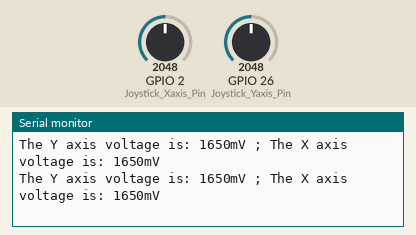
This sketch was run on a simulated ESP32. Parts: the last lines printed to the serial monitor. The inputs (shaded band) are chosen by the test bench; at power-on: GPIO 2 (Joystick_Xaxis_Pin) = 2048, GPIO 26 (Joystick_Yaxis_Pin) = 2048.

Above: at 1.2 s.
1.3 s: GPIO 2 (Joystick_Xaxis_Pin) set to 2866
At 1.31 s:
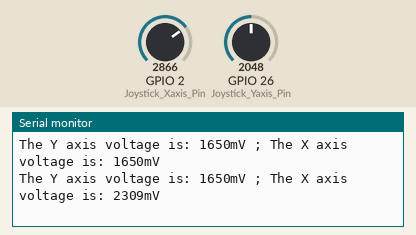
2.8 s: GPIO 26 (Joystick_Yaxis_Pin) set to 2866
At 2.82 s:
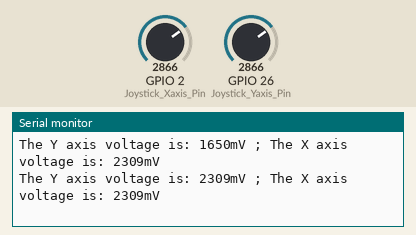
4.3 s: GPIO 2 (Joystick_Xaxis_Pin) set to 3603
At 4.33 s:
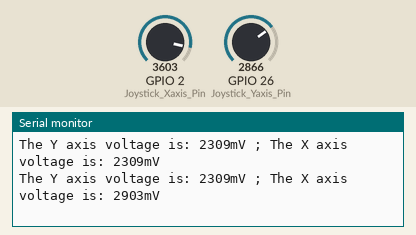
5.8 s: GPIO 26 (Joystick_Yaxis_Pin) set to 3603
At 5.84 s:
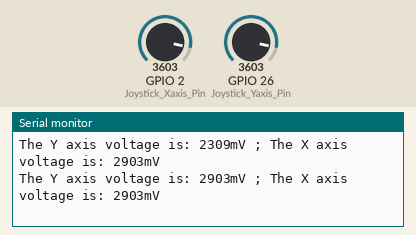
Timing chart, 0 to 8.3 s (numbered marks = the images above; inputs shaded):
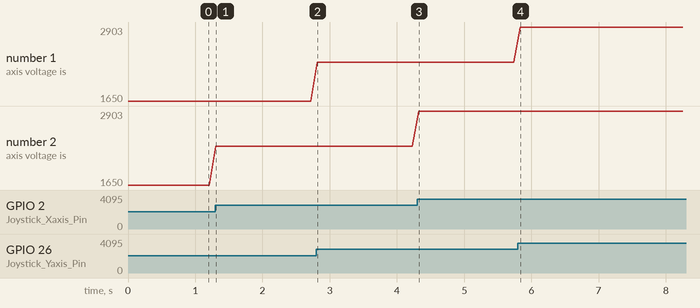

Measured:
- after the input at 1.3 s, the serial monitor: prints a new line at once (image 1)
- after the input at 2.8 s, the serial monitor: prints a new line at once (image 2)
- after the input at 4.3 s, the serial monitor: prints a new line at once (image 3)
- after the input at 5.8 s, the serial monitor: prints a new line at once (image 4)
- plotted number 2: 1650 → 2309 after the input at 1.3 s, 2309 → 2903 after the input at 4.3 s

The sketch:

Lab4_1e.ino
```cpp
/*
  Resolution for Lab 4, 1.e) for the
  Energia workshop with Educational Boosterpack Mk II by Luís Afonso

  Made in 12/02/2016 by Luís Afonso
*/

/* Macros for the joystick pins */
#define Joystick_Yaxis_Pin 26
#define Joystick_Xaxis_Pin 2

void setup()
{

  /* Initialize serial at 9600 */
  Serial.begin(9600);
}

void loop()
{
  /* Read and store the analog value at the joystick Y axis pin in Yaxis_Value */
  int Yaxis_Value = analogRead(Joystick_Yaxis_Pin);
  /* Read and store the analog value at the joystick X axis pin in Xaxis_Value */
  int Xaxis_Value = analogRead(Joystick_Xaxis_Pin);

  /*
      The idea is to get the voltage in milivolts.
      In this case we use 3300*Yaxis_Value/4095 to get values bigger than 1.
      What would happen if you did straight up 3300/4095 like in 1.d) you did 3.3/4095? Well in integers
    3300/4095 = 0
  */
  int Yaxis_Voltage =  (3300*Yaxis_Value) / 4095;
  int Xaxis_Voltage =  (3300*Xaxis_Value) / 4095;

  Serial.print("The Y axis voltage is: ");
  Serial.print(Yaxis_Voltage);
  Serial.print("mV ; The X axis voltage is: ");
  Serial.print(Xaxis_Voltage);
  Serial.println("mV");
  delay(100);


}
```
